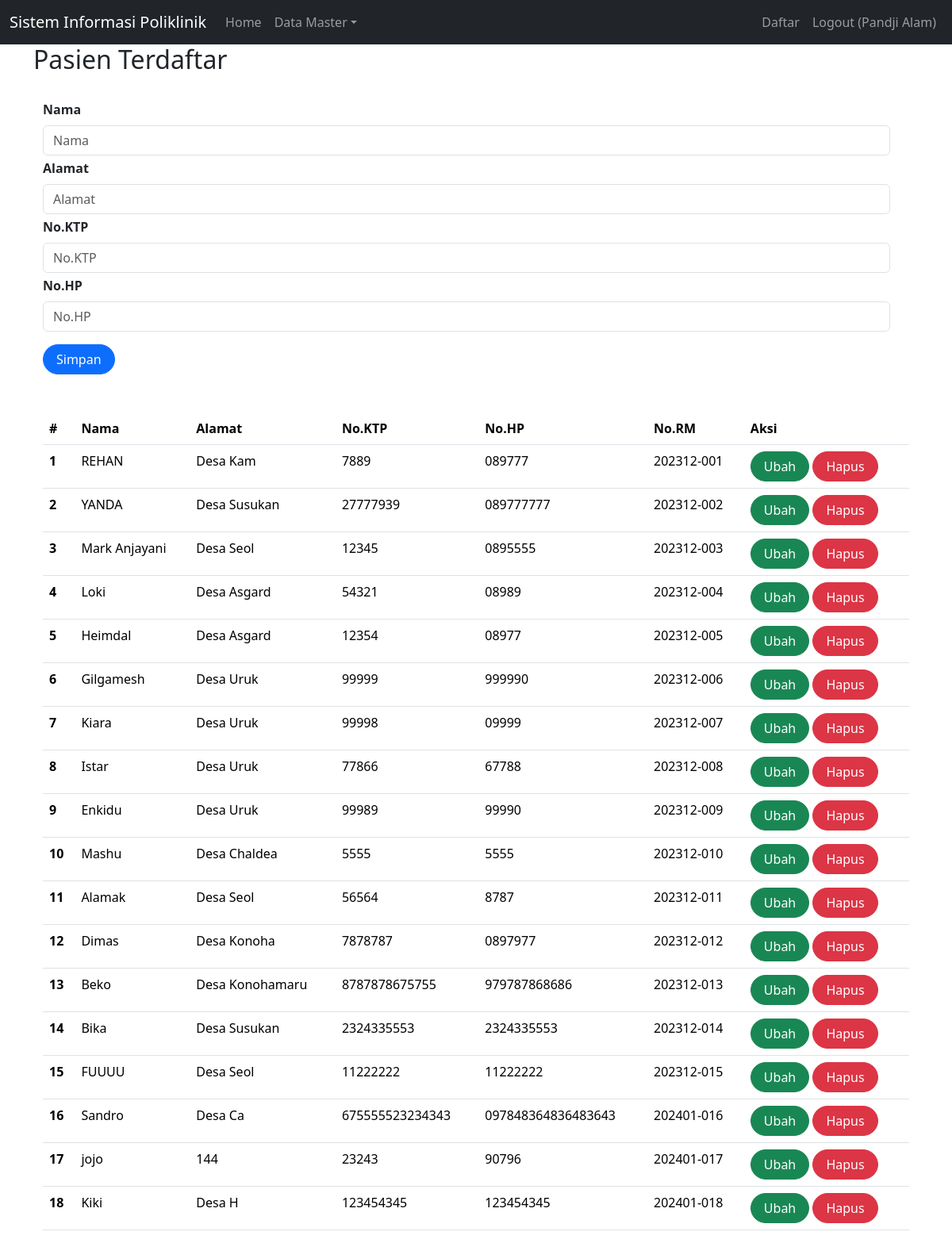
/index.php?page=olahPasien (signed in), run on an earlier commit of the app's database.
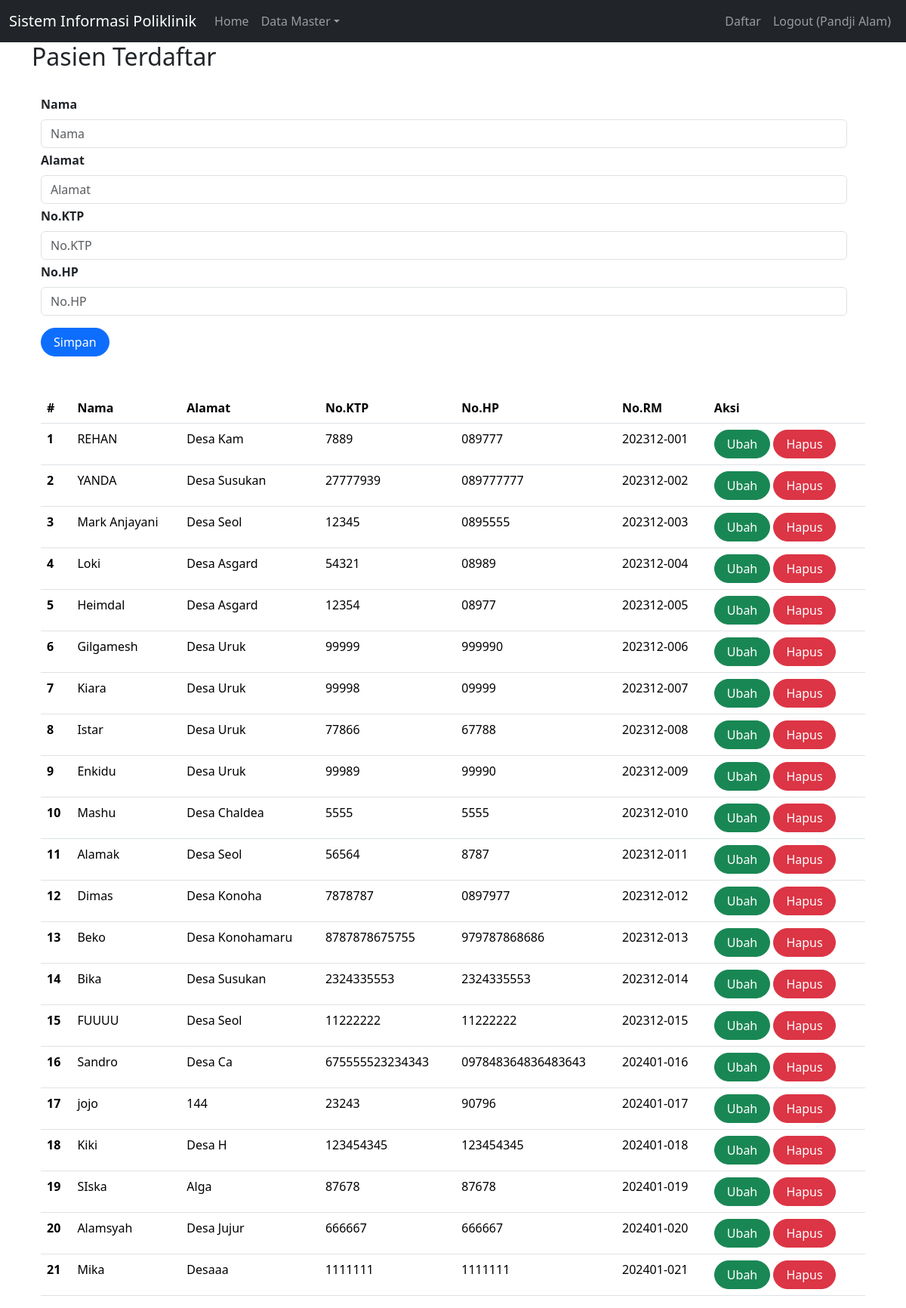
And on a later commit of the database.
### tables this page shows
CREATE TABLE `pasien` (
  `id` int(11) NOT NULL,
  `nama` varchar(255) NOT NULL,
  `alamat` varchar(255) NOT NULL,
  `no_ktp` varchar(255) NOT NULL,
  `no_hp` varchar(50) NOT NULL,
  `no_rm` varchar(25) NOT NULL
);

### olahPasien.php (the view, shortened to what this page needs)
<h2>Pasien Terdaftar</h2>
<br>
<div class="container">
    <form class="form row" method="POST" action="" name="myForm" onsubmit="return(validate());">
        <?php
        $nama = '';
        $alamat = '';
        $no_ktp = '';
        $no_hp = '';
        ?>
        <div class="row">
            <label for="inputNama" class="form-label fw-bold">
                Nama
            </label>
            <div>
                <input type="text" class="form-control" name="nama" id="inputNama" required placeholder="Nama" value="<?php echo $nama ?>">
            </div>
        </div>
        <div class="row mt-1">
            <label for="inputAlamat" class="form-label fw-bold">
                Alamat
            </label>
            <div>
                <input type="text" class="form-control" name="alamat" id="inputAlamat" required placeholder="Alamat" value="<?php echo $alamat ?>">
            </div>
        </div>
        <div class="row mt-1">
            <label for="inputKtp" class="form-label fw-bold">
                No.KTP
            </label>
            <div>
                <input type="text" class="form-control" name="no_ktp" id="inputKtp" required placeholder="No.KTP" value="<?php echo $no_ktp ?>">
            </div>
        </div>
        <div class="row mt-1">
            <label for="inputHP" class="form-label fw-bold">
                No.HP
            </label>
            <div>
                <input type="text" class="form-control" name="no_hp" id="inputHP" required placeholder="No.HP" value="<?php echo $no_hp ?>">
            </div>
        </div>
        <div class="row mt-3">
            <div class=col>
                <button type="submit" class="btn btn-primary rounded-pill px-3 mt-auto" name="simpan">Simpan</button>
            </div>
        </div>
    </form>
    <br>
    <br>
    <table class="table table-hover">
        <thead>
            <tr>
                <th scope="col">#</th>
                <th scope="col">Nama</th>
                <th scope="col">Alamat</th>
                <th scope="col">No.KTP</th>
                <th scope="col">No.HP</th>
                <th scope="col">No.RM</th>
                <th scope="col">Aksi</th>
            </tr>
        </thead>
        <tbody>
            <?php
            $result = mysqli_query($mysqli, "SELECT * FROM pasien");
            $no = 1;
            while ($data = mysqli_fetch_array($result)) {
            ?>
                <tr>
                    <th scope="row"><?php echo $no++ ?></th>
                    <td><?php echo $data['nama'] ?></td>
                    <td><?php echo $data['alamat'] ?></td>
                    <td><?php echo $data['no_ktp'] ?></td>
                    <td><?php echo $data['no_hp'] ?></td>
                    <td><?php echo $data['no_rm'] ?></td>
                    <td>
                        <a class="btn btn-success rounded-pill px-3" href="index.php?page=olahPasien&id=<?php echo $data['id'] ?>">Ubah</a>
                        <a class="btn btn-danger rounded-pill px-3" href="index.php?page=olahPasien&id=<?php echo $data['id'] ?>&aksi=hapus">Hapus</a>
                    </td>
                </tr>
            <?php
            }
            ?>
        </tbody>
    </table>

What changed in the data, as far as the page shows it:
added pasien: nama "SIska", alamat "Alga", no_ktp "87678", no_hp "87678", no_rm "202401-019"
added pasien: nama "Alamsyah", alamat "Desa Jujur", no_ktp "666667", no_hp "666667", no_rm "202401-020"
added pasien: nama "Mika", alamat "Desaaa", no_ktp "1111111", no_hp "1111111", no_rm "202401-021"
